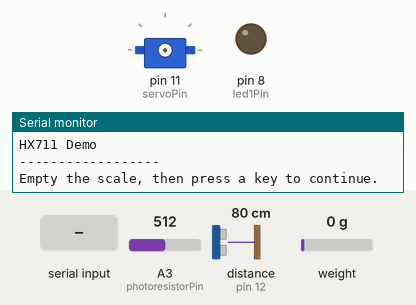
Simulated run of this sketch. Board: Arduino Uno, built with avr-gcc and run on an emulated ATmega328P. Parts: servo, output pins drawn as LEDs (lit = HIGH), the last lines printed to the serial monitor. The inputs (shaded band) are chosen by the test bench; at power-on: weight on the scale 0 g, A3 (photoresistorPin) = 512, distance to the obstacle (sensor on pin 12) 80 cm. The echo pulse lasts 58.3 µs per cm; pins used as bus, display or sensor lines are not drawn.

Above: at 0.8 s.
0.9 s: "1" received over Serial
3.4 s: "0" received over Serial
At 6.2 s:
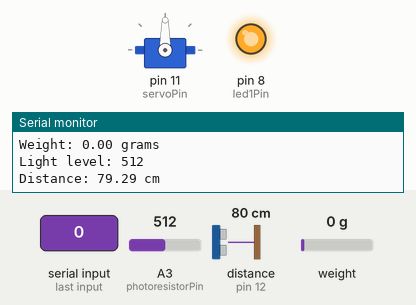
6.4 s: weight on the scale set to 2 g
At 7.6 s:
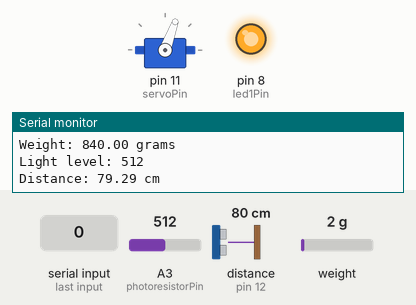
8.4 s: weight on the scale set to 100 g
Timing chart, 0 to 10.9 s (numbered marks = the images above; inputs shaded):
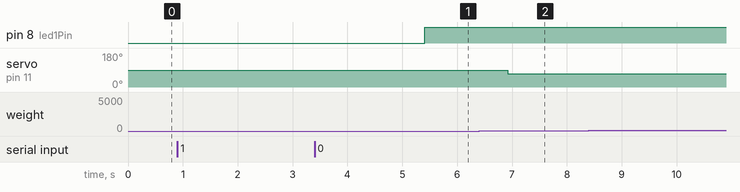

Measured:
- the behaviour switches between 0 and 1 g on weight on the scale (found by bisection; images 1 and 2)
- after the input at 3.4 s, pin 8 (led1Pin): LOW → HIGH after 2.0 s
- after the input at 6.4 s, servo on pin 11 (servoPin): 90° → 70° after 0.52 s

The sketch:

PetFeeder.ino
```cpp
#include "HX711.h"
#include <Servo.h> // Library for servo

// Define HX711 pins
const int LOADCELL_DOUT_PIN = A1;
const int LOADCELL_SCK_PIN = A0;

// Define photoresistor pin
const int photoresistorPin = A3;

// Define LED pins
const int led1Pin = 8;

// Distance sensor
const int trigPin = 13;  // Trig Pin
const int echoPin = 12;  // Echo Pin

// Servo
Servo motorServo; // Servo object
const int servoPin = 11; // PWM pin where the servo is connected

// Create HX711 object
HX711 scale;

// Calibration factor (initial adjustable value)
float calibration_factor = -7050;

bool calibrationCompleted = false;

void setup() {
  Serial.begin(9600);
  if (!calibrationCompleted) {
    Serial.println("HX711 Demo");
    Serial.println("------------------");

    // Initialize HX711
    scale.begin(LOADCELL_DOUT_PIN, LOADCELL_SCK_PIN);
    if (!scale.is_ready()) {
      Serial.println("Error: HX711 is not ready. Check connections!");
      while (1); // Stop execution
    }

    // Reset to zero
    Serial.println("Empty the scale, then press a key to continue.");
    waitForUserInput();
    scale.tare();

    Serial.println("The scale has been reset to zero.");

    // Manual calibration
    Serial.println("Place 1000 grams on the scale, then press a key to continue.");
    waitForUserInput();
    float raw_units = scale.get_units(10);
    calibration_factor = raw_units / 1000.0;
    scale.set_scale(calibration_factor);

    Serial.print("Calibration completed. Calibration factor: ");
    Serial.println(calibration_factor);

    calibrationCompleted = true; // Set the calibration flag
  }

  // Continue initialization
  pinMode(led1Pin, OUTPUT);
  initializeSensor();
  motorServo.attach(servoPin);
}

void loop() {
  // Read weight
  float weight = scale.get_units(10);
  Serial.print("Weight: ");
  Serial.print(weight);
  Serial.println(" grams");

  // Read photoresistor value
  int lightLevel = analogRead(photoresistorPin);
  Serial.print("Light level: ");
  Serial.println(lightLevel);

  // Control LEDs based on brightness
  controlLEDs(lightLevel);

  // Display distance
  float distance = measureDistance(); // Call the distance measurement function
  displayDistance(distance); // Display the distance

  // Servo
  if(distance < 10 && weight < 20) {
    motorServo.write(100);
  } else if (weight >= 20) {
    motorServo.write(70);
  }

  delay(500);
}

// Function to control LEDs based on light level
void controlLEDs(int lightLevel) {
  if (lightLevel > 600) { // High brightness
    digitalWrite(led1Pin, LOW); // LEDs off
  } else { // Low brightness
    digitalWrite(led1Pin, HIGH); // LEDs on
  }
}

// Function to wait for user input
void waitForUserInput() {
  while (Serial.available() > 0) { // Clear serial buffer
    Serial.read();
  }
  while (!Serial.available()) { // Wait for a key press
    delay(10);
  }
  while (Serial.available() > 0) { // Ensure buffer is clean again
    Serial.read();
  }
}

// Distance sensor functions
void initializeSensor() {
  pinMode(trigPin, OUTPUT); // Set Trig pin as OUTPUT
  pinMode(echoPin, INPUT); // Set Echo pin as INPUT
  Serial.println("Sensor ready!");
}

float measureDistance() {
  // Send a 10µs pulse to Trig
  digitalWrite(trigPin, LOW);
  delayMicroseconds(2);
  digitalWrite(trigPin, HIGH);
  delayMicroseconds(10);
  digitalWrite(trigPin, LOW);

  // Read the duration of the signal from Echo (in microseconds)
  long duration = pulseIn(echoPin, HIGH);

  // Calculate distance in centimeters
  float distance = duration * 0.034 / 2;
  return distance; // Return the calculated distance
}

// Function to display distance
void displayDistance(float distance) {
  Serial.print("Distance: ");
  Serial.print(distance);
  Serial.println(" cm");
}
```
